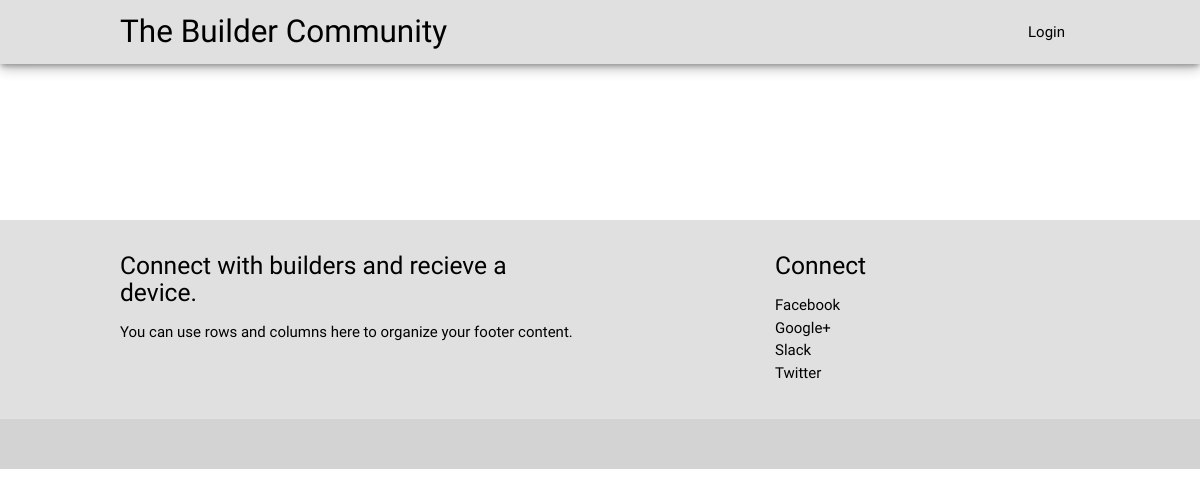
The app's page /hhp/builders.php, older data.
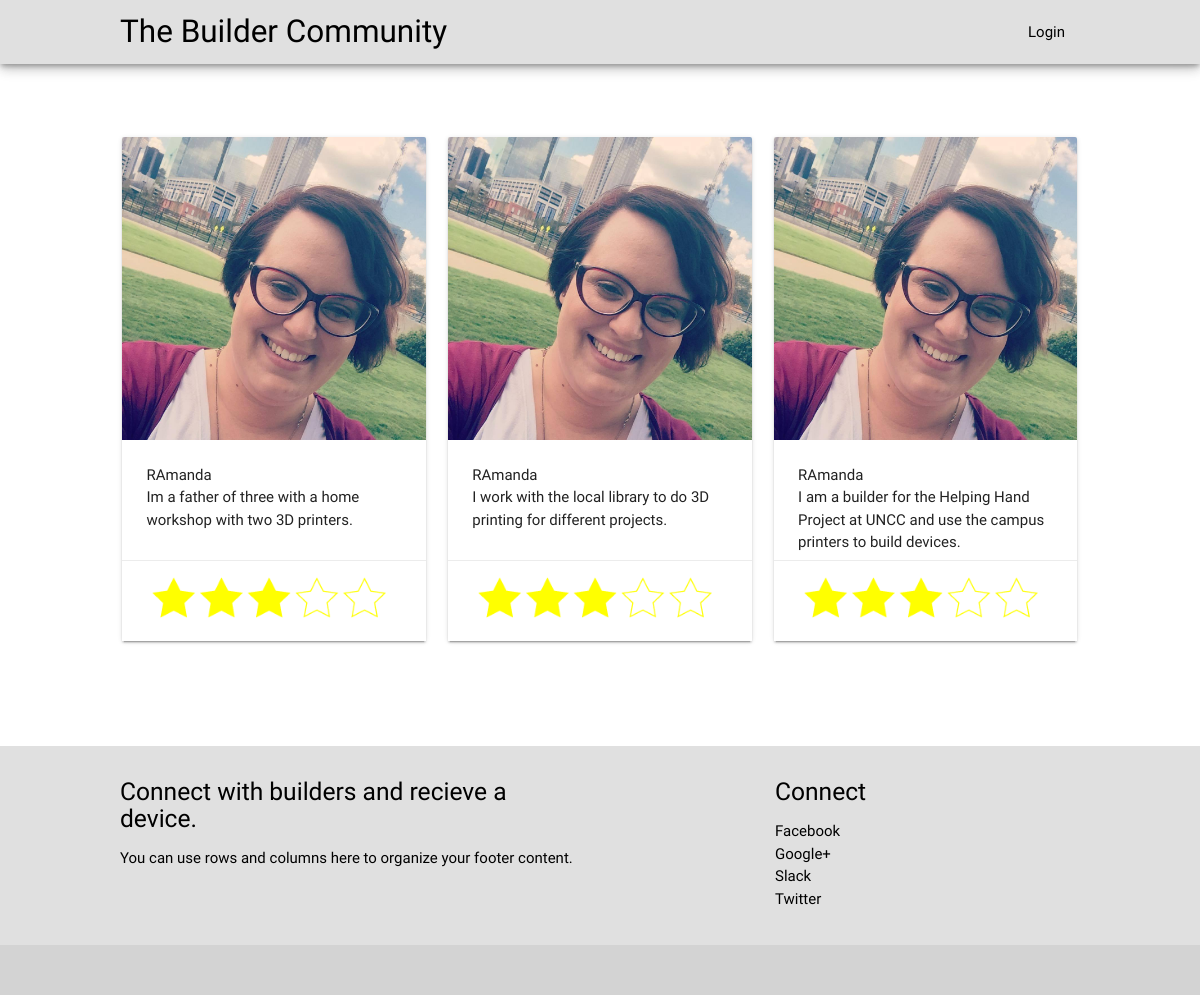
The same page, newer data.
### tables this page shows
CREATE TABLE Builders
(
  user_id int not null,
  description varchar(500) not null,
  CONSTRAINT FK_Mentor FOREIGN KEY (user_id) REFERENCES Accounts(user_id)
  );

CREATE TABLE Accounts 
(
user_id     int auto_increment,
user_name   varchar(155)not null,   
password    varchar(35) not null,   
last_name  varchar(35) not null,   
first_name   varchar(35) not null,
user_sname  varchar(50),  
email       varchar(35) not null,   
address     varchar(155),   
age     	int not null,   
user_type   varchar(35), 
build_request boolean not null default 0,
CONSTRAINT PK_Person PRIMARY KEY (user_id,user_name)
);

### hhp/model/db_functions.php (called while the page is built, shortened)
<?php
function getBuilders() {
  $db = new PDO("mysql:host=localhost;dbname=hhp","root","");
  $query = 'SELECT * FROM Builders
            ORDER BY user_id';
  $statement = $db->prepare($query);
  $statement->execute();
  $builders = $statement->fetchAll();
  return $builders;
}
function getUserName($user_id) {
    $db = new PDO("mysql:host=localhost;dbname=hhp","root","");
    $query = 'SELECT user_name FROM Accounts
              WHERE user_id = :user_id';
    $statement = $db->prepare($query);
    $statement->bindValue(':user_id', $user_id);
    $statement->execute();
    $results = $statement->fetch();
    $user_name = $results['user_name'];
    return $user_name;
}
?>

### hhp/builders.php (the view, shortened to what this page needs)
<?php
include 'view/header.php';
require_once('model/db_functions.php');
$builders = getBuilders();
?>
<br><br>
    <div class="row">
      <div class="col s10 offset-s1">
<?php foreach($builders as $builder) : ?>
    <div class="col s4">
      <div class="card">
        <div class="card-image">
          <img src="images/selfiesample.jpg">
        </div>
        <div class="card-content" style="height: 120px">
          <p><?php echo getUserName($builder['user_id']);?></p>
          <p><?php echo $builder['description'];?></p>
        </div>
        <div class="card-action">
          <img src="images/rating.png" style="width:250px">
        </div>
      </div>
    </div>
      <?php endforeach; ?>
</div>
      </div>
<?php include 'view/footer.php'; ?>

### hhp/view/header.php (shortened to what this page needs)
<!DOCTYPE html>
<html>
<head>
  <link type="text/css" rel="stylesheet" href="css/materialize.css"  media="screen,projection"/>
  <link type="text/css" rel="stylesheet" href="css/custom.css"/>
  <link type="text/css" rel="stylesheet" href="css/timeline.css"/>
</head>
<body>
<nav class="z-depth-3 grey lighten-2">
  <div class="container">
  <div class="nav-wrapper">
    <a href="index.php" class="brand-logo black-text text-darken-2">The Builder Community</a>
    <ul class="right hide-on-med-and-down">
      <?php if(!isset($_SESSION['user_name'])){ ?>
        <li><a class="dropdown-button black-text text-darken-2" href=".?action=show_login">Login</a></li>
        <?php } ?>
    </ul>
  </div>
</div>
</nav>

### hhp/view/footer.php (shortened to what this page needs)
<footer class="page-footer grey lighten-2">
  <div class="container">
    <div class="row">
      <div class="col l6 s12">
        <h5 class="black-text text-darken-2">Connect with builders and recieve a device.</h5>
        <p class="black-text text-darken-1">You can use rows and columns here to organize your footer content.</p>
      </div>
      <div class="col l4 offset-l2 s12">
        <h5 class="black-text text-darken-2">Connect</h5>
        <ul>
          <li><a class="black-text text-darken-1" href="#!">Facebook</a></li>
          <li><a class="black-text text-darken-1" href="#!">Google+</a></li>
          <li><a class="black-text text-darken-1" href="#!">Slack</a></li>
          <li><a class="black-text text-darken-1" href="#!">Twitter</a></li>
        </ul>
      </div>
    </div>
  </div>
  <div class="footer-copyright">
  </div>
</footer>
</body>
</html>

### hhp/css/custom.css (style rules this page uses)
body { display: flex; min-height: 100vh; flex-direction: column; }
a { color: #0097a7; }
.container { width: 80%; }

Row changes from the older to the newer data that the page shows:
added builders: user_id.user_name "RAmanda", description "Im a father of three with a home workshop with two 3D printers."
added builders: user_id.user_name "RAmanda", description "I work with the local library to do 3D printing for different projects."
added builders: user_id.user_name "RAmanda", description "I am a builder for the Helping Hand Project at UNCC and use the campus printers to build devices."
